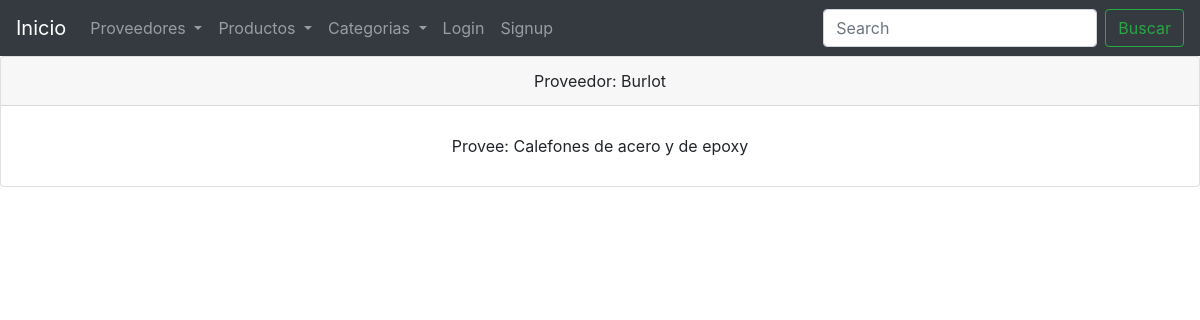
Page /productos/ver-proveedores/ on the earlier database version.
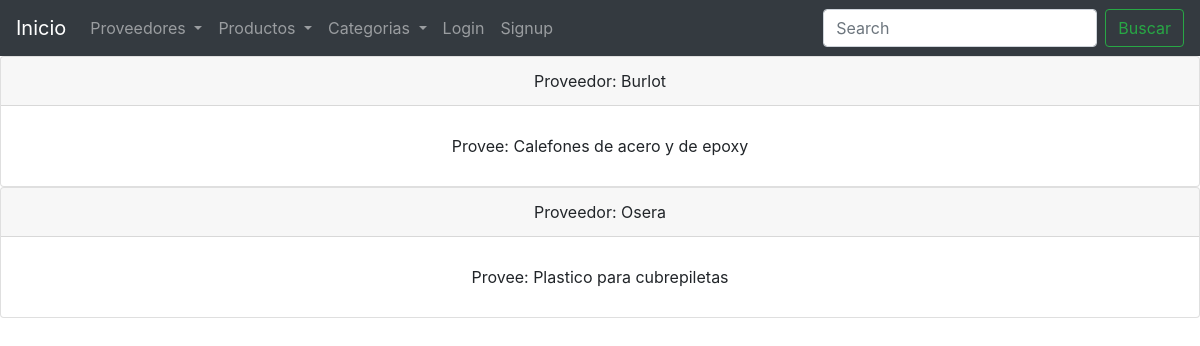
Same page on the later database version.
### Products/models.py (models this page shows, shortened)
class providers(models.Model):
    name = models.CharField(max_length=50)
    provides = models.CharField(max_length=50)

### Products/views.py (the view)
# urls.py: path('ver-proveedores/', list_providers, name = "Ver proveedores"),
def list_providers(request):
    if 'search' in request.GET:
        search = request.GET['search']
        all_providers = providers.objects.filter(name__icontains = search)
    else:
        all_providers = providers.objects.all()
    context = {
        'providers': all_providers,
    }
    return render(request, "list_providers.html", context=context)

### Templates/list_providers.html (shortened to what this page needs)
{% extends "base.html" %}
{% block navbar %}
    <form class="form-inline my-2 my-lg-0" action="/productos/ver-proveedores/" method="GET">
        <input class="form-control mr-sm-2" type="search" placeholder="Search" aria-label="Search" name="search">
        <button class="btn btn-outline-success my-2 my-sm-0" type="submit">Buscar</button>
    </form>
{% endblock %}
{% block content %}
    {% for provider in providers %}
    <div class="card">
        <ul class="list-group list-group-flush">
            <div class="card-header" style="text-align: center;">
                Proveedor: {{provider.name}}
            </div>
            <li class="list-group-item mb-3 mt-3" style="text-align: center;">Provee: {{provider.provides}} </li>
        </ul>
    </div>
    {% endfor %}
{% endblock content %}

Differences in the rows shown:
added providers: name "Osera", provides "Plastico para cubrepiletas"
